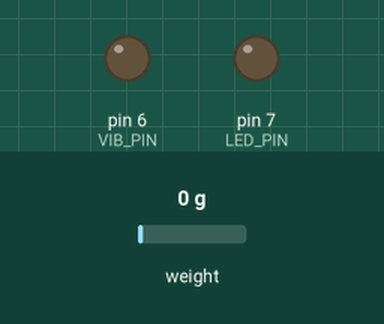
The sketch below on a simulated Arduino Uno, built with avr-gcc and run on an emulated ATmega328P. Parts: output pins drawn as LEDs (lit = HIGH). The test bench sets the inputs (shaded band); at power-on: weight on the scale 0 g. What the sketch prints to the serial monitor is not drawn.

Above: at 0.1 s.
At 2.1 s:
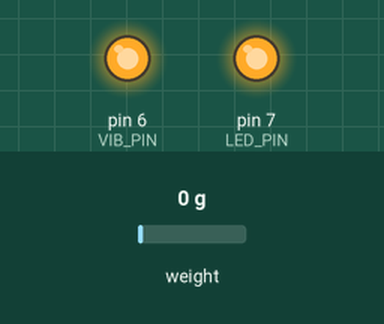
Timing chart, 0 to 3.6 s (numbered marks = the images above):
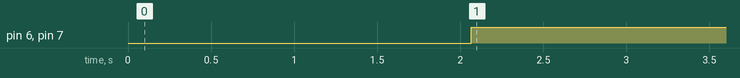

The sketch:

bootsense_hx711.ino
```cpp
// ======================================================
// Boot Sense — Final Firmware
// HX711 + Hysteresis Alert Logic + LED + Vibrator
//
// Board:       Arduino MKR WiFi 1010 (SAMD)
// Load cells:  2x strain-gauge (wired in parallel to one HX711 channel)
// Amplifier:   HX711 (DOUT → A5, SCK → A3) — power at 3.3V!
// Vibrator:    Coin motor via transistor → Pin 6
// LED:         Status indicator (220Ω to GND) → Pin 7
//
// University of Toledo — BIOE 4420 Senior Design
// ======================================================

#include "HX711.h"

// ─── HX711 Pins ───────────────────────────────────────
const int DOUT_PIN = A5;   // HX711 DOUT → A5
const int SCK_PIN  = A3;   // HX711 SCK  → A3

// ─── Output Pins ──────────────────────────────────────
const int VIB_PIN = 6;     // Coin vibrator (through transistor/driver)
const int LED_PIN = 7;     // Status LED (through 220Ω resistor to GND)

HX711 scale;

// ─── Calibration Values ───────────────────────────────
// HOW TO CALIBRATE:
//   1. Place the empty boot on the ground, read raw value from Serial Monitor.
//      Set EMPTY to that average.
//   2. Have the patient stand fully on the boot, read raw value.
//      Set STAND to that average.
//   3. Re-flash the board.
const long EMPTY = -685000L;   // Raw ADC — no weight on boot
const long STAND = -525000L;   // Raw ADC — full patient body weight

// Derived: number of ADC counts that equals 100% body weight
const long DELTA = STAND - EMPTY;

// ─── Clinical Thresholds ──────────────────────────────
// Partial weight-bearing zone (clinically: ~20–50% BW)
const float PCT_ON  = 0.30f;  // Alert activates at 30% BW
const float PCT_OFF = 0.20f;  // Alert deactivates at 20% BW (hysteresis)

// Minimum time above threshold before alert fires (avoids transient steps)
const unsigned long HOLD_MS = 300;

// ─── State Variables ──────────────────────────────────
bool vibOn = false;
unsigned long aboveStart = 0;

// ======================================================
// Averaging: reads n samples and returns the mean.
// HX711 outputs ~10 samples/sec at 10 Hz mode.
// ======================================================
long readAverage(int n) {
  long sum = 0;
  for (int i = 0; i < n; i++) {
    while (!scale.is_ready()) { /* wait for conversion */ }
    sum += scale.read();
  }
  return sum / n;
}

// ======================================================
// SETUP
// ======================================================
void setup() {
  Serial.begin(9600);
  Serial.println("=== Boot Sense — HX711 Clinical Logic ===");
  Serial.println("Output: raw ADC value  |  %BW");

  scale.begin(DOUT_PIN, SCK_PIN);

  pinMode(VIB_PIN, OUTPUT);
  pinMode(LED_PIN, OUTPUT);
  digitalWrite(VIB_PIN, LOW);
  digitalWrite(LED_PIN, LOW);
}

// ======================================================
// MAIN LOOP
// ======================================================
void loop() {
  // 1) Read and average sensor samples
  long reading = readAverage(10);

  // 2) Convert raw ADC → percent body weight
  //    0.0 = no load, 1.0 = full body weight
  float pctBW = 0.0f;
  if (DELTA != 0) {
    pctBW = (float)(reading - EMPTY) / (float)DELTA;
  }

  // Clamp to a sane range (allow up to 150% BW)
  if (pctBW < 0.0f)  pctBW = 0.0f;
  if (pctBW > 1.5f)  pctBW = 1.5f;

  // Debug output — paste into Serial Plotter for visualization
  Serial.print("raw = ");
  Serial.print(reading);
  Serial.print("   %BW = ");
  Serial.println(pctBW * 100.0f, 1);

  // 3) Clinical hysteresis logic with hold-time requirement
  unsigned long now = millis();

  if (!vibOn) {
    // Alert is OFF → check if we should turn it ON
    if (pctBW >= PCT_ON) {
      if (aboveStart == 0) {
        aboveStart = now;                   // start hold timer
      } else if (now - aboveStart >= HOLD_MS) {
        vibOn = true;                       // sustained → alert ON
        Serial.println(">>> ALERT: weight limit exceeded!");
      }
    } else {
      aboveStart = 0;                       // dropped below threshold → reset
    }
  } else {
    // Alert is ON → turn OFF only when below lower threshold
    if (pctBW <= PCT_OFF) {
      vibOn = false;
      aboveStart = 0;
      Serial.println("--- Alert cleared.");
    }
  }

  // 4) Drive actuators — LED mirrors vibrator for visual debugging
  digitalWrite(VIB_PIN, vibOn ? HIGH : LOW);
  digitalWrite(LED_PIN, vibOn ? HIGH : LOW);

  delay(50);   // ~20 Hz effective sample rate after averaging
}
```

Measured:
- by itself, pin 6 (VIB_PIN), pin 7 (LED_PIN): LOW → HIGH at 2.1 s
